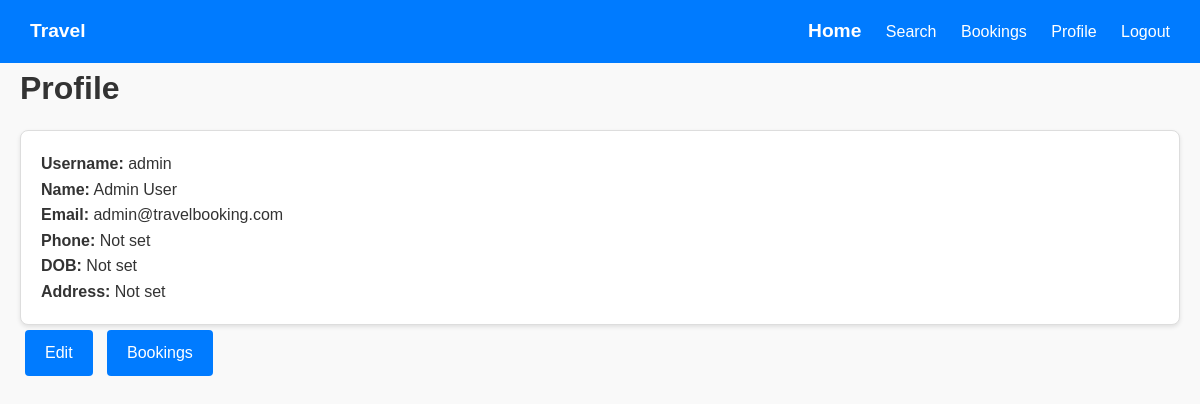
/accounts/profile/ (signed in), run on the app's committed database.
### accounts/models.py (models this page shows, shortened)
class UserProfile(models.Model):
    user = models.OneToOneField(User, on_delete=models.CASCADE, related_name='profile')
    phone_number = models.CharField(max_length=15, blank=True)
    date_of_birth = models.DateField(blank=True, null=True)
    address = models.TextField(blank=True)
    profile_picture = models.ImageField(upload_to='profile_pics/', blank=True, null=True)
    created_at = models.DateTimeField(auto_now_add=True)
    updated_at = models.DateTimeField(auto_now=True)

### accounts/views.py (the view)
# urls.py: path('profile/', views.profile_view, name='profile'),
@login_required
def profile_view(request):
    return render(request, 'accounts/profile.html', {
        'user': request.user,
        'profile': request.user.profile,
    })

### templates/accounts/profile.html
{% extends 'base.html' %}
{% block content %}
<h1>Profile</h1>
<div class="card">
    <p><strong>Username:</strong> {{ user.username }}</p>
    <p><strong>Name:</strong> {{ user.first_name }} {{ user.last_name }}</p>
    <p><strong>Email:</strong> {{ user.email }}</p>
    <p><strong>Phone:</strong> {{ profile.phone_number|default:"Not set" }}</p>
    <p><strong>DOB:</strong> {{ profile.date_of_birth|default:"Not set" }}</p>
    <p><strong>Address:</strong> {{ profile.address|default:"Not set" }}</p>
</div>
<a href="{% url 'edit_profile' %}" class="btn">Edit</a>
<a href="{% url 'my_bookings' %}" class="btn">Bookings</a>
{% endblock %}

### static/css/style.css (style rules this page uses)
* { margin: 0; padding: 0; box-sizing: border-box; }
body { font-family: Arial, sans-serif; line-height: 1.6; color: #333; background: #f9f9f9; }
h1, h2, h3 { margin-bottom: 1rem; }
.btn { background: #007bff; color: white; padding: 10px 20px; text-decoration: none; border: none; border-radius: 4px; cursor: pointer; display: inline-block; margin: 5px; }
.card { background: white; border: 1px solid #ddd; border-radius: 8px; padding: 20px; box-shadow: 0 2px 4px rgba(0,0,0,0.1); }

### data on the page
UserProfile: phone_number "Not set", date_of_birth "Not set", address "Not set"

### other printed values
{{ user.username }} "admin"
{{ user.first_name }} "Admin"
{{ user.last_name }} "User"
{{ user.email }} "admin@travelbooking.com"
